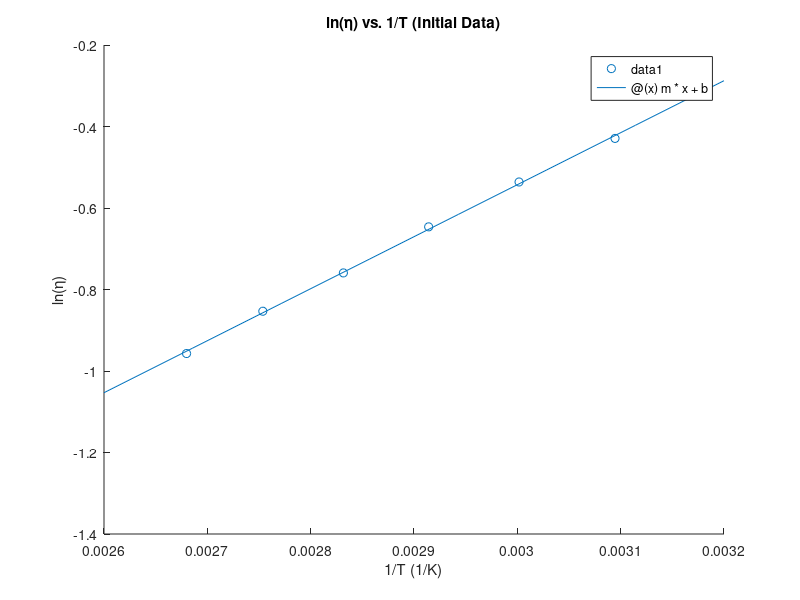
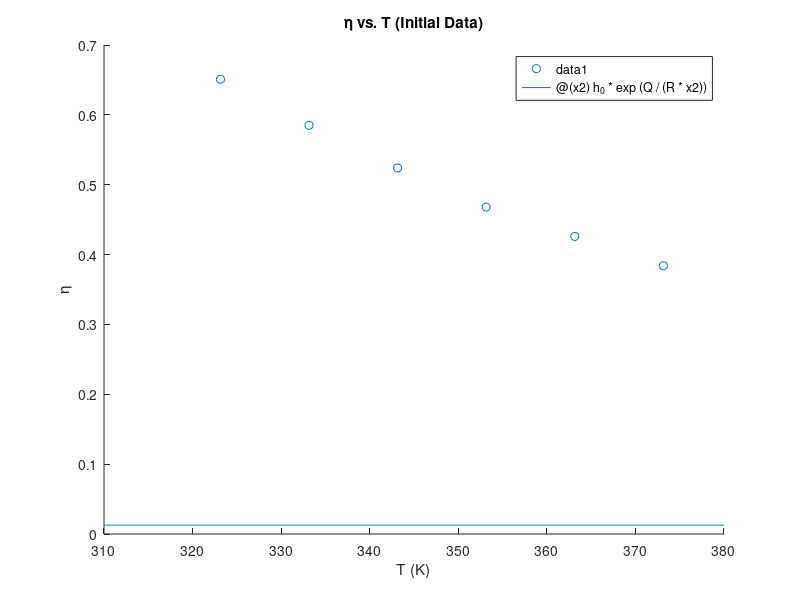
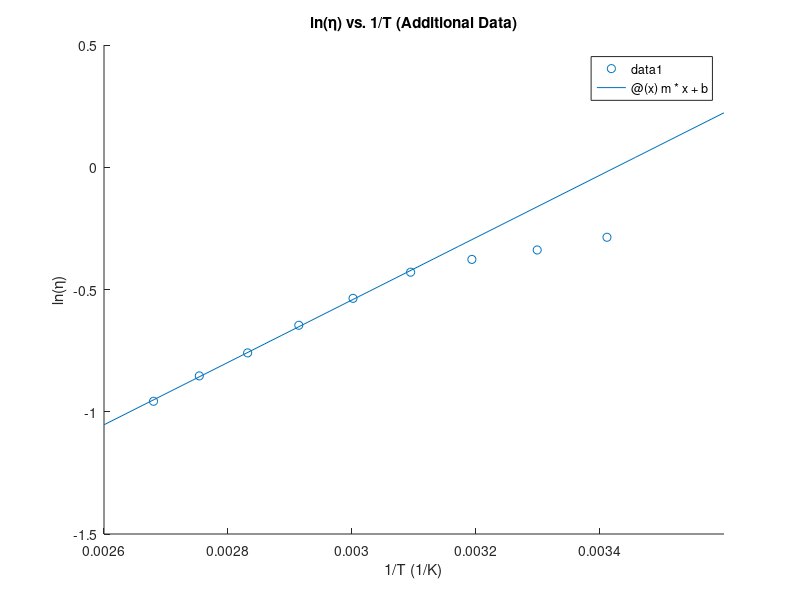
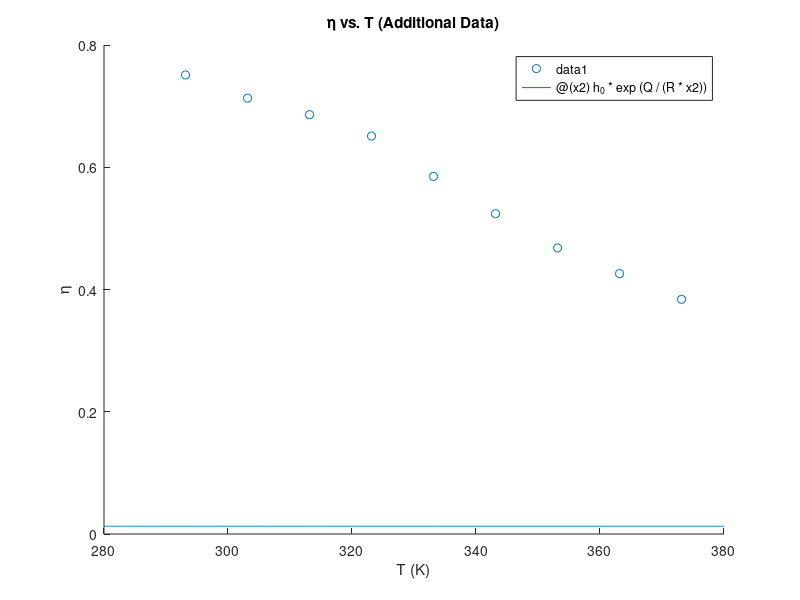

Reproduce these figures in MATLAB, in order.
% Problem 1 Part a
T_1 = [50 60 70 80 90 100];
h_1 = [0.651 0.585 0.524 0.468 0.426 0.384];

T_2 = (T_1 + 273.15) .^ (-1);
h_2 = log(h_1);

P = polyfit(T_2,h_2,1);
m = P(1);
b = P(2);

y = @(x) m * x + b;

figure
scatter(T_2,h_2)
hold on
title('ln(\eta) vs. 1/T (Initial Data)')
xlabel('1/T (1/K)')
ylabel('ln(\eta)')
fplot(y,[0.0026 0.0032])

R = 8.314472;

Q = R * m
h_0 = exp(b)

T_10 = (T_1 + 273.15);

y2 = @(x2) h_0 * exp(Q/(R * x2));

figure
scatter(T_10,h_1)
hold on
title('\eta vs. T (Initial Data)')
xlabel('T (K)')
ylabel('\eta')
fplot(y2,[310 380])

% Problem 1 Part b
h_40 = exp(m / (40 + 273.15) + b)

% Problem 1 Part c
T_3 = [20 30 40];
h_3 = [0.751 0.713 0.686];

T_4 = (T_3 + 273.15) .^ (-1);
h_4 = log(h_3);

T = [T_4 T_2];
h = [h_4 h_2];

figure
scatter(T,h)
hold on
title('ln(\eta) vs. 1/T (Additional Data)')
xlabel('1/T (1/K)')
ylabel('ln(\eta)')
fplot(y,[0.0026 0.0036])

T_0 = T .^(-1);

y2 = @(x2) h_0 * exp(Q/(R * x2));

figure
scatter(T_0,[h_3 h_1])
hold on
title('\eta vs. T (Additional Data)')
xlabel('T (K)')
ylabel('\eta')
fplot(y2,[280 380])